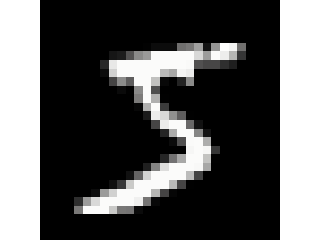
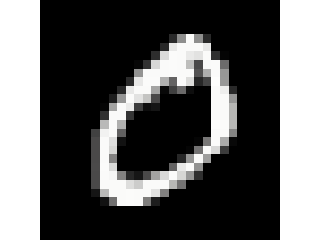
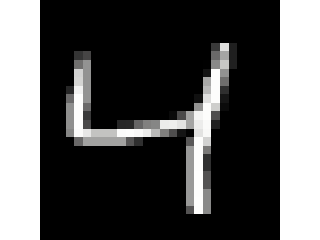

Source (notebook cell) for these figures, in order:
### Code cell
# see what the model would guess for x

for i in range(3):
    x = trainset.data[i]
    y = trainset.targets[i]
    display_array_as_img(x)
    print(y)

### Figure 1 — Plotly figure (JSON) as saved in the notebook; plotly's stock layout.template omitted (floating-point values rounded to 4 significant figures; data arrays with more than 128 entries replaced by an {"elided": "..."} marker saying what was removed)
{"data": [{"coloraxis": "coloraxis", "hovertemplate": "x: %{x}<br>y: %{y}<br>color: %{z}<extra></extra>", "name": "0", "type": "heatmap", "xaxis": "x", "yaxis": "y", "z": {"elided": "28x28 int values"}}], "layout": {"coloraxis": {"cmax": 255, "cmin": 0, "colorscale": [[0, "rgb(0, 0, 0)"], [0.09091, "rgb(16, 16, 16)"], [0.1818, "rgb(38, 38, 38)"], [0.2727, "rgb(59, 59, 59)"], [0.3636, "rgb(81, 80, 80)"], [0.4545, "rgb(102, 101, 101)"], [0.5455, "rgb(124, 123, 122)"], [0.6364, "rgb(146, 146, 145)"], [0.7273, "rgb(171, 171, 170)"], [0.8182, "rgb(197, 197, 195)"], [0.9091, "rgb(224, 224, 223)"], [1, "rgb(254, 254, 253)"]], "showscale": false}, "height": 28, "margin": {"b": 0, "l": 0, "r": 0, "t": 0}, "width": 28, "xaxis": {"anchor": "y", "constrain": "domain", "domain": [0, 1], "scaleanchor": "y", "showticklabels": false}, "yaxis": {"anchor": "x", "autorange": "reversed", "constrain": "domain", "domain": [0, 1], "showticklabels": false}}}

### Figure 2 — Plotly figure (JSON) as saved in the notebook; plotly's stock layout.template omitted (floating-point values rounded to 4 significant figures; data arrays with more than 128 entries replaced by an {"elided": "..."} marker saying what was removed)
{"data": [{"coloraxis": "coloraxis", "hovertemplate": "x: %{x}<br>y: %{y}<br>color: %{z}<extra></extra>", "name": "0", "type": "heatmap", "xaxis": "x", "yaxis": "y", "z": {"elided": "28x28 int values"}}], "layout": {"coloraxis": {"cmax": 255, "cmin": 0, "colorscale": [[0, "rgb(0, 0, 0)"], [0.09091, "rgb(16, 16, 16)"], [0.1818, "rgb(38, 38, 38)"], [0.2727, "rgb(59, 59, 59)"], [0.3636, "rgb(81, 80, 80)"], [0.4545, "rgb(102, 101, 101)"], [0.5455, "rgb(124, 123, 122)"], [0.6364, "rgb(146, 146, 145)"], [0.7273, "rgb(171, 171, 170)"], [0.8182, "rgb(197, 197, 195)"], [0.9091, "rgb(224, 224, 223)"], [1, "rgb(254, 254, 253)"]], "showscale": false}, "height": 28, "margin": {"b": 0, "l": 0, "r": 0, "t": 0}, "width": 28, "xaxis": {"anchor": "y", "constrain": "domain", "domain": [0, 1], "scaleanchor": "y", "showticklabels": false}, "yaxis": {"anchor": "x", "autorange": "reversed", "constrain": "domain", "domain": [0, 1], "showticklabels": false}}}

### Figure 3 — Plotly figure (JSON) as saved in the notebook; plotly's stock layout.template omitted (floating-point values rounded to 4 significant figures; data arrays with more than 128 entries replaced by an {"elided": "..."} marker saying what was removed)
{"data": [{"coloraxis": "coloraxis", "hovertemplate": "x: %{x}<br>y: %{y}<br>color: %{z}<extra></extra>", "name": "0", "type": "heatmap", "xaxis": "x", "yaxis": "y", "z": {"elided": "28x28 int values"}}], "layout": {"coloraxis": {"cmax": 255, "cmin": 0, "colorscale": [[0, "rgb(0, 0, 0)"], [0.09091, "rgb(16, 16, 16)"], [0.1818, "rgb(38, 38, 38)"], [0.2727, "rgb(59, 59, 59)"], [0.3636, "rgb(81, 80, 80)"], [0.4545, "rgb(102, 101, 101)"], [0.5455, "rgb(124, 123, 122)"], [0.6364, "rgb(146, 146, 145)"], [0.7273, "rgb(171, 171, 170)"], [0.8182, "rgb(197, 197, 195)"], [0.9091, "rgb(224, 224, 223)"], [1, "rgb(254, 254, 253)"]], "showscale": false}, "height": 28, "margin": {"b": 0, "l": 0, "r": 0, "t": 0}, "width": 28, "xaxis": {"anchor": "y", "constrain": "domain", "domain": [0, 1], "scaleanchor": "y", "showticklabels": false}, "yaxis": {"anchor": "x", "autorange": "reversed", "constrain": "domain", "domain": [0, 1], "showticklabels": false}}}
